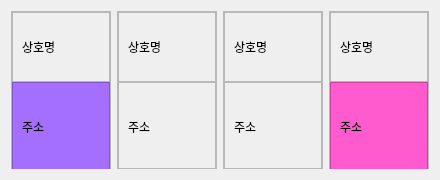
                          <widget class="QFrame" name="frame_rec_hotel">
                           <property name="minimumSize">
                            <size>
                             <width>0</width>
                             <height>180</height>
                            </size>
                           </property>
                           <property name="maximumSize">
                            <size>
                             <width>16777215</width>
                             <height>180</height>
                            </size>
                           </property>
                           <layout class="QHBoxLayout" name="horizontalLayout_20">
                            <item>
                             <widget class="QFrame" name="frame_37">
                              <property name="minimumSize">
                               <size>
                                <width>100</width>
                                <height>0</height>
                               </size>
                              </property>
                              <property name="maximumSize">
                               <size>
                                <width>100</width>
                                <height>162</height>
                               </size>
                              </property>
                              <property name="frameShape">
                               <enum>QFrame::StyledPanel</enum>
                              </property>
                              <property name="frameShadow">
                               <enum>QFrame::Raised</enum>
                              </property>
                              <layout class="QVBoxLayout" name="verticalLayout_27">
                               <property name="spacing">
                                <number>0</number>
                               </property>
                               <property name="leftMargin">
                                <number>0</number>
                               </property>
                               <property name="topMargin">
                                <number>0</number>
                               </property>
                               <property name="rightMargin">
                                <number>0</number>
                               </property>
                               <property name="bottomMargin">
                                <number>0</number>
                               </property>
                               <item>
                                <widget class="QFrame" name="frame_49">
                                 <property name="minimumSize">
                                  <size>
                                   <width>0</width>
                                   <height>70</height>
                                  </size>
                                 </property>
                                 <property name="maximumSize">
                                  <size>
                                   <width>16777215</width>
                                   <height>70</height>
                                  </size>
                                 </property>
                                 <property name="frameShape">
                                  <enum>QFrame::StyledPanel</enum>
                                 </property>
                                 <property name="frameShadow">
                                  <enum>QFrame::Raised</enum>
                                 </property>
                                 <layout class="QHBoxLayout" name="horizontalLayout_29">
                                  <item>
                                   <widget class="QLabel" name="label_13">
                                    <property name="minimumSize">
                                     <size>
                                      <width>78</width>
                                      <height>50</height>
                                     </size>
                                    </property>
                                    <property name="maximumSize">
                                     <size>
                                      <width>78</width>
                                      <height>50</height>
                                     </size>
                                    </property>
                                    <property name="font">
                                     <font>
                                      <family>G마켓 산스 TTF Medium</family>
                                     </font>
                                    </property>
                                    <property name="text">
                                     <string>상호명</string>
                                    </property>
                                   </widget>
                                  </item>
                                 </layout>
                                </widget>
                               </item>
                               <item>
                                <widget class="QFrame" name="frame_50">
                                 <property name="minimumSize">
                                  <size>
                                   <width>0</width>
                                   <height>90</height>
                                  </size>
                                 </property>
                                 <property name="maximumSize">
                                  <size>
                                   <width>16777215</width>
                                   <height>90</height>
                                  </size>
                                 </property>
                                 <property name="styleSheet">
                                  <string notr="true">background-color: rgb(164, 111, 255);</string>
                                 </property>
                                 <property name="frameShape">
                                  <enum>QFrame::StyledPanel</enum>
                                 </property>
                                 <property name="frameShadow">
                                  <enum>QFrame::Raised</enum>
                                 </property>
                                 <layout class="QHBoxLayout" name="horizontalLayout_33">
                                  <item>
                                   <widget class="QLabel" name="label_22">
                                    <property name="minimumSize">
                                     <size>
                                      <width>78</width>
                                      <height>70</height>
                                     </size>
                                    </property>
                                    <property name="maximumSize">
                                     <size>
                                      <width>78</width>
                                      <height>70</height>
                                     </size>
                                    </property>
                                    <property name="font">
                                     <font>
                                      <family>G마켓 산스 TTF Medium</family>
                                     </font>
                                    </property>
                                    <property name="text">
                                     <string>주소</string>
                                    </property>
                                   </widget>
                                  </item>
                                 </layout>
                                </widget>
                               </item>
                              </layout>
                             </widget>
                            </item>
                            <item>
                             <widget class="QFrame" name="frame_39">
                              <property name="minimumSize">
                               <size>
                                <width>100</width>
                                <height>0</height>
                               </size>
                              </property>
                              <property name="maximumSize">
                               <size>
                                <width>100</width>
                                <height>162</height>
                               </size>
                              </property>
                              <property name="frameShape">
                               <enum>QFrame::StyledPanel</enum>
                              </property>
                              <property name="frameShadow">
                               <enum>QFrame::Raised</enum>
                              </property>
                              <layout class="QVBoxLayout" name="verticalLayout_26">
                               <property name="spacing">
                                <number>0</number>
                               </property>
                               <property name="leftMargin">
                                <number>0</number>
                               </property>
                               <property name="topMargin">
                                <number>0</number>
                               </property>
                               <property name="rightMargin">
                                <number>0</number>
                               </property>
                               <property name="bottomMargin">
                                <number>0</number>
                               </property>
                               <item>
                                <widget class="QFrame" name="frame_51">
                                 <property name="minimumSize">
                                  <size>
                                   <width>0</width>
                                   <height>70</height>
                                  </size>
                                 </property>
                                 <property name="maximumSize">
                                  <size>
                                   <width>16777215</width>
                                   <height>70</height>
                                  </size>
                                 </property>
                                 <property name="frameShape">
                                  <enum>QFrame::StyledPanel</enum>
                                 </property>
                                 <property name="frameShadow">
                                  <enum>QFrame::Raised</enum>
                                 </property>
                                 <layout class="QHBoxLayout" name="horizontalLayout_30">
                                  <item>
                                   <widget class="QLabel" name="label_14">
                                    <property name="minimumSize">
                                     <size>
                                      <width>78</width>
                                      <height>50</height>
                                     </size>
                                    </property>
                                    <property name="maximumSize">
                                     <size>
                                      <width>78</width>
                                      <height>50</height>
                                     </size>
                                    </property>
                                    <property name="font">
                                     <font>
                                      <family>G마켓 산스 TTF Medium</family>
                                     </font>
                                    </property>
                                    <property name="text">
                                     <string>상호명</string>
                                    </property>
                                   </widget>
                                  </item>
                                 </layout>
                                </widget>
                               </item>
                               <item>
                                <widget class="QFrame" name="frame_52">
                                 <property name="minimumSize">
                                  <size>
                                   <width>0</width>
                                   <height>90</height>
                                  </size>
                                 </property>
                                 <property name="maximumSize">
                                  <size>
                                   <width>16777215</width>
                                   <height>90</height>
                                  </size>
                                 </property>
                                 <property name="frameShape">
                                  <enum>QFrame::StyledPanel</enum>
                                 </property>
                                 <property name="frameShadow">
                                  <enum>QFrame::Raised</enum>
                                 </property>
                                 <layout class="QHBoxLayout" name="horizontalLayout_34">
                                  <item>
                                   <widget class="QLabel" name="label_23">
                                    <property name="minimumSize">
                                     <size>
                                      <width>78</width>
                                      <height>70</height>
                                     </size>
                                    </property>
                                    <property name="maximumSize">
                                     <size>
                                      <width>78</width>
                                      <height>70</height>
                                     </size>
                                    </property>
                                    <property name="font">
                                     <font>
                                      <family>G마켓 산스 TTF Medium</family>
                                     </font>
                                    </property>
                                    <property name="text">
                                     <string>주소</string>
                                    </property>
                                   </widget>
                                  </item>
                                 </layout>
                                </widget>
                               </item>
                              </layout>
                             </widget>
                            </item>
                            <item>
                             <widget class="QFrame" name="frame_38">
                              <property name="minimumSize">
                               <size>
                                <width>100</width>
                                <height>0</height>
                               </size>
                              </property>
                              <property name="maximumSize">
                               <size>
                                <width>100</width>
                                <height>162</height>
                               </size>
                              </property>
                              <property name="frameShape">
                               <enum>QFrame::StyledPanel</enum>
                              </property>
                              <property name="frameShadow">
                               <enum>QFrame::Raised</enum>
                              </property>
                              <layout class="QVBoxLayout" name="verticalLayout_25">
                               <property name="spacing">
                                <number>0</number>
                               </property>
                               <property name="leftMargin">
                                <number>0</number>
                               </property>
                               <property name="topMargin">
                                <number>0</number>
                               </property>
                               <property name="rightMargin">
                                <number>0</number>
                               </property>
                               <property name="bottomMargin">
                                <number>0</number>
                               </property>
                               <item>
                                <widget class="QFrame" name="frame_53">
                                 <property name="minimumSize">
                                  <size>
                                   <width>0</width>
                                   <height>70</height>
                                  </size>
                                 </property>
                                 <property name="maximumSize">
                                  <size>
                                   <width>16777215</width>
                                   <height>70</height>
                                  </size>
                                 </property>
                                 <property name="frameShape">
                                  <enum>QFrame::StyledPanel</enum>
                                 </property>
                                 <property name="frameShadow">
                                  <enum>QFrame::Raised</enum>
                                 </property>
                                 <layout class="QHBoxLayout" name="horizontalLayout_31">
                                  <item>
                                   <widget class="QLabel" name="label_16">
                                    <property name="minimumSize">
                                     <size>
                                      <width>78</width>
                                      <height>50</height>
                                     </size>
                                    </property>
                                    <property name="maximumSize">
                                     <size>
                                      <width>78</width>
                                      <height>50</height>
                                     </size>
                                    </property>
                                    <property name="font">
                                     <font>
                                      <family>G마켓 산스 TTF Medium</family>
                                     </font>
                                    </property>
                                    <property name="text">
                                     <string>상호명</string>
                                    </property>
                                   </widget>
                                  </item>
                                 </layout>
                                </widget>
                               </item>
                               <item>
                                <widget class="QFrame" name="frame_54">
                                 <property name="minimumSize">
                                  <size>
                                   <width>0</width>
                                   <height>90</height>
                                  </size>
                                 </property>
                                 <property name="maximumSize">
                                  <size>
                                   <width>16777215</width>
                                   <height>90</height>
                                  </size>
                                 </property>
                                 <property name="frameShape">
                                  <enum>QFrame::StyledPanel</enum>
                                 </property>
                                 <property name="frameShadow">
                                  <enum>QFrame::Raised</enum>
                                 </property>
                                 <layout class="QHBoxLayout" name="horizontalLayout_35">
                                  <item>
                                   <widget class="QLabel" name="label_24">
                                    <property name="minimumSize">
                                     <size>
                                      <width>78</width>
                                      <height>70</height>
                                     </size>
                                    </property>
                                    <property name="maximumSize">
                                     <size>
                                      <width>78</width>
                                      <height>70</height>
                                     </size>
                                    </property>
                                    <property name="font">
                                     <font>
                                      <family>G마켓 산스 TTF Medium</family>
                                     </font>
                                    </property>
                                    <property name="text">
                                     <string>주소</string>
                                    </property>
                                   </widget>
                                  </item>
                                 </layout>
                                </widget>
                               </item>
                              </layout>
                             </widget>
                            </item>
                            <item>
                             <widget class="QFrame" name="frame_40">
                              <property name="minimumSize">
                               <size>
                                <width>100</width>
                                <height>0</height>
                               </size>
                              </property>
                              <property name="maximumSize">
                               <size>
                                <width>100</width>
                                <height>162</height>
                               </size>
                              </property>
                              <property name="frameShape">
                               <enum>QFrame::StyledPanel</enum>
                              </property>
                              <property name="frameShadow">
                               <enum>QFrame::Raised</enum>
                              </property>
                              <layout class="QVBoxLayout" name="verticalLayout_24">
                               <property name="spacing">
                                <number>0</number>
                               </property>
                               <property name="leftMargin">
                                <number>0</number>
                               </property>
                               <property name="topMargin">
                                <number>0</number>
                               </property>
                               <property name="rightMargin">
                                <number>0</number>
                               </property>
                               <property name="bottomMargin">
                                <number>0</number>
                               </property>
                               <item>
                                <widget class="QFrame" name="frame_55">
                                 <property name="minimumSize">
                                  <size>
                                   <width>0</width>
                                   <height>70</height>
                                  </size>
                                 </property>
                                 <property name="maximumSize">
                                  <size>
                                   <width>16777215</width>
                                   <height>70</height>
                                  </size>
                                 </property>
                                 <property name="frameShape">
                                  <enum>QFrame::StyledPanel</enum>
                                 </property>
                                 <property name="frameShadow">
                                  <enum>QFrame::Raised</enum>
                                 </property>
                                 <layout class="QHBoxLayout" name="horizontalLayout_32">
                                  <item>
                                   <widget class="QLabel" name="label_18">
                                    <property name="minimumSize">
                                     <size>
                                      <width>78</width>
                                      <height>50</height>
                                     </size>
                                    </property>
                                    <property name="maximumSize">
                                     <size>
                                      <width>78</width>
                                      <height>50</height>
                                     </size>
                                    </property>
                                    <property name="font">
                                     <font>
                                      <family>G마켓 산스 TTF Medium</family>
                                     </font>
                                    </property>
                                    <property name="text">
                                     <string>상호명</string>
                                    </property>
                                   </widget>
                                  </item>
                                 </layout>
                                </widget>
                               </item>
                               <item>
                                <widget class="QFrame" name="frame_56">
                                 <property name="minimumSize">
                                  <size>
                                   <width>0</width>
                                   <height>90</height>
                                  </size>
                                 </property>
                                 <property name="maximumSize">
                                  <size>
                                   <width>16777215</width>
                                   <height>90</height>
                                  </size>
                                 </property>
                                 <property name="styleSheet">
                                  <string notr="true">background-color: rgb(255, 90, 206);</string>
                                 </property>
                                 <property name="frameShape">
                                  <enum>QFrame::StyledPanel</enum>
                                 </property>
                                 <property name="frameShadow">
                                  <enum>QFrame::Raised</enum>
                                 </property>
                                 <layout class="QHBoxLayout" name="horizontalLayout_36">
                                  <item>
                                   <widget class="QLabel" name="label_25">
                                    <property name="minimumSize">
                                     <size>
                                      <width>78</width>
                                      <height>70</height>
                                     </size>
                                    </property>
                                    <property name="maximumSize">
                                     <size>
                                      <width>78</width>
                                      <height>70</height>
                                     </size>
                                    </property>
                                    <property name="font">
                                     <font>
                                      <family>G마켓 산스 TTF Medium</family>
                                     </font>
                                    </property>
                                    <property name="text">
                                     <string>주소</string>
                                    </property>
                                   </widget>
                                  </item>
                                 </layout>
                                </widget>
                               </item>
                              </layout>
                             </widget>
                            </item>
                           </layout>
                          </widget>
